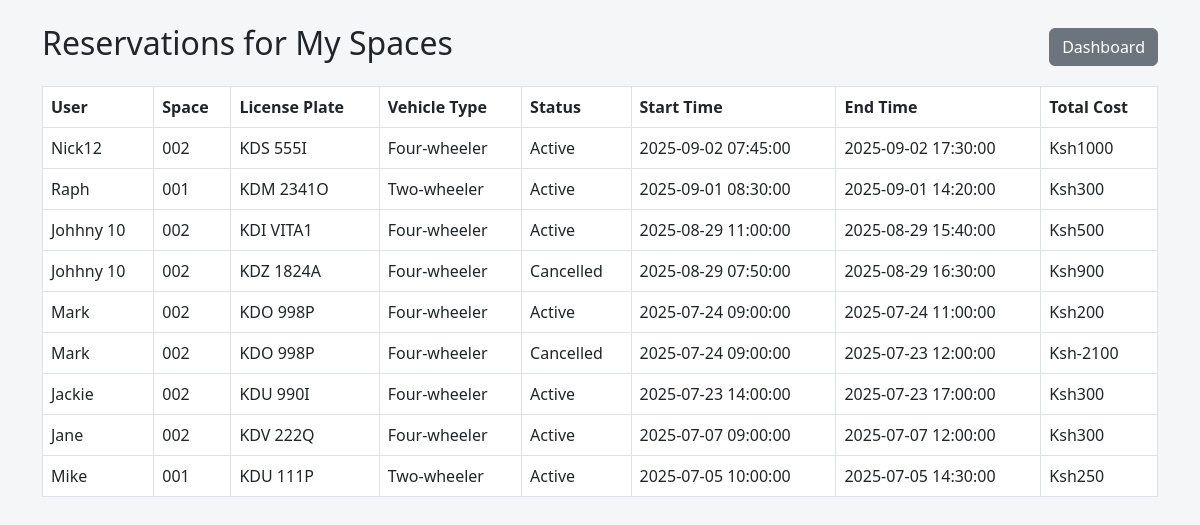
The page /owner_view_reservations.php (signed in) on the database its author committed.
### tables this page shows
CREATE TABLE `reservations` (
  `id` int(11) NOT NULL,
  `user_id` int(11) NOT NULL,
  `space_id` int(11) NOT NULL,
  `license_plate` varchar(20) NOT NULL,
  `vehicle_type` enum('two-wheeler','four-wheeler') NOT NULL,
  `start_time` datetime NOT NULL,
  `end_time` datetime DEFAULT NULL,
  `total_cost` decimal(8,2) DEFAULT NULL,
  `status` enum('active','completed','cancelled') DEFAULT 'active',
  `created_at` timestamp NOT NULL DEFAULT current_timestamp()
);

CREATE TABLE `users` (
  `id` int(11) NOT NULL,
  `username` varchar(50) NOT NULL,
  `password` varchar(255) NOT NULL,
  `email` varchar(100) NOT NULL,
  `full_name` varchar(100) DEFAULT NULL,
  `phone` varchar(20) DEFAULT NULL,
  `role` enum('user','admin','owner') DEFAULT 'user',
  `created_at` timestamp NOT NULL DEFAULT current_timestamp()
);

CREATE TABLE `parking_spaces` (
  `id` int(11) NOT NULL,
  `space_number` varchar(10) NOT NULL,
  `vehicle_type` enum('two-wheeler','four-wheeler') NOT NULL,
  `hourly_rate` decimal(6,2) NOT NULL,
  `status` enum('available','reserved','occupied') DEFAULT 'available',
  `image` varchar(255) DEFAULT NULL,
  `location` varchar(100) DEFAULT NULL,
  `owner_id` int(11) NOT NULL,
  `total_spaces` int(11) NOT NULL DEFAULT 1,
  `available_spaces` int(11) NOT NULL DEFAULT 1,
  `created_at` timestamp NOT NULL DEFAULT current_timestamp()
);

### owner_view_reservations.php (the view, shortened to what this page needs)
<?php
require_once 'includes/db.php';
$owner_id = $_SESSION['user_id'];
$sql = "SELECT r.*, u.username, p.space_number, p.hourly_rate FROM reservations r JOIN users u ON r.user_id = u.id JOIN parking_spaces p ON r.space_id = p.id WHERE p.owner_id = ? ORDER BY r.created_at DESC LIMIT 50";
$stmt = $pdo->prepare($sql);
$stmt->execute([$owner_id]);
$reservations = $stmt->fetchAll();
?>
<!DOCTYPE html>
<html lang="en">
<head>
    <link rel="stylesheet" href="https://cdn.jsdelivr.net/npm/bootstrap@5.3.0/dist/css/bootstrap.min.css">
</head>
<body>
<div class="container py-4">
    <div class="d-flex justify-content-between align-items-center mb-3">
        <h2>Reservations for My Spaces</h2>
        <a href="owner_dashboard.php" class="btn btn-secondary">Dashboard</a>
    </div>
    <table class="table table-bordered bg-white">
        <thead>
            <tr>
                <th>User</th>
                <th>Space</th>
                <th>License Plate</th>
                <th>Vehicle Type</th>
                <th>Status</th>
                <th>Start Time</th>
                <th>End Time</th>
                <th>Total Cost</th>
            </tr>
        </thead>
        <tbody>
        <?php foreach ($reservations as $r): ?>
            <tr>
                <td><?= htmlspecialchars($r['username']) ?></td>
                <td><?= htmlspecialchars($r['space_number']) ?></td>
                <td><?= htmlspecialchars($r['license_plate']) ?></td>
                <td><?= ucfirst($r['vehicle_type']) ?></td>
                <td><?= ucfirst($r['status']) ?></td>
                <td><?= $r['start_time'] ?></td>
                <td><?= $r['end_time'] ?? '-' ?></td>
                <td>
                    <?php
                    if ($r['end_time']) {
                        $start = strtotime($r['start_time']);
                        $end = strtotime($r['end_time']);
                        $hours = ceil(($end - $start) / 3600);
                        $cost = $hours * $r['hourly_rate'];
                        echo 'Ksh' . $cost;
                    } else {
                        echo '-';
                    }
                    ?>
                </td>
            </tr>
        <?php endforeach; ?>
        </tbody>
    </table>
</div>
</body>
</html>

### owner_view_reservations.php (style rules this page uses)
body { background: #f4f6f8; }

### rows shown on the page
reservations: user.username "Nick12", space.space_number "002", license_plate "KDS 555I", vehicle_type "Four-wheeler", status "Active", start_time "2025-09-02 07:45:00", end_time "2025-09-02 17:30:00", cost "1000"
reservations: user.username "Raph", space.space_number "001", license_plate "KDM 2341O", vehicle_type "Two-wheeler", status "Active", start_time "2025-09-01 08:30:00", end_time "2025-09-01 14:20:00", cost "300"
reservations: user.username "Johhny 10", space.space_number "002", license_plate "KDI VITA1", vehicle_type "Four-wheeler", status "Active", start_time "2025-08-29 11:00:00", end_time "2025-08-29 15:40:00", cost "500"
reservations: user.username "Johhny 10", space.space_number "002", license_plate "KDZ 1824A", vehicle_type "Four-wheeler", status "Cancelled", start_time "2025-08-29 07:50:00", end_time "2025-08-29 16:30:00", cost "900"
reservations: user.username "Mark", space.space_number "002", license_plate "KDO 998P", vehicle_type "Four-wheeler", status "Active", start_time "2025-07-24 09:00:00", end_time "2025-07-24 11:00:00", cost "200"
reservations: user.username "Mark", space.space_number "002", license_plate "KDO 998P", vehicle_type "Four-wheeler", status "Cancelled", start_time "2025-07-24 09:00:00", end_time "2025-07-23 12:00:00", cost "-2100"
reservations: user.username "Jackie", space.space_number "002", license_plate "KDU 990I", vehicle_type "Four-wheeler", status "Active", start_time "2025-07-23 14:00:00", end_time "2025-07-23 17:00:00", cost "300"
reservations: user.username "Jane", space.space_number "002", license_plate "KDV 222Q", vehicle_type "Four-wheeler", status "Active", start_time "2025-07-07 09:00:00", end_time "2025-07-07 12:00:00", cost "300"
reservations: user.username "Mike", space.space_number "001", license_plate "KDU 111P", vehicle_type "Two-wheeler", status "Active", start_time "2025-07-05 10:00:00", end_time "2025-07-05 14:30:00", cost "250"
